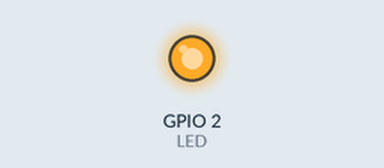
Recording of a sketch running on a simulated ESP8266 (NodeMCU). Shown: output pins drawn as LEDs (lit = HIGH). WiFi joins after 1.5 s; servers stay silent unless stated; network time is answered at once with the bench clock; uploads are accepted with an empty reply; the local clock reads 2024-03-15 10:24:30 at power-on unless the sketch sets it; what the sketch prints to the serial monitor is not drawn.

Above: at 32.5 s.
At 37.5 s:
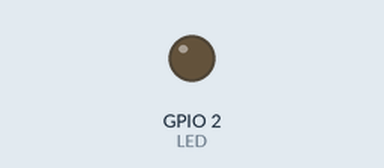
Timing chart, 0 to 43.0 s (numbered marks = the images above):
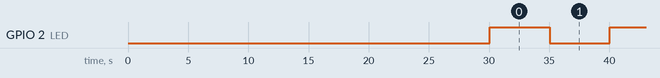

The sketch:

esp8266.ino
```cpp
#include <ESP8266WiFi.h>
#include <ESP8266HTTPClient.h>
#include <NTPClient.h>
#include <WiFiUdp.h>
#include <ArduinoJson.h>
//test upload
// Wi-Fi credentials
#define SSID "Kokom Komariah"
#define PASSWORD "19122008"
#define LED 2

// Supabase credentials
#define supabaseUrl "Isi dengan URL Supabase"
#define supabaseKey "Isi dengan SupabaseKey"
#define tableName "Isi Tabel Makan"
#define tableName2 "Isi Tabel Sensor"

WiFiUDP ntpUDP;
NTPClient timeClient(ntpUDP, "pool.ntp.org", 25200, 60000);

float temp_data = 0;
float ph_data = 0;
float sem_ph = 0;
float sem_temp = 0;
bool firstOn = true;
bool sekaliAj = false;
String jadwal = "";

unsigned long previousMillisGetData = 0;
unsigned long previousMillisGetWaktu = 0;
unsigned long previousMillisGetUno = 0;
unsigned long previousMillisTransferData = 0;
unsigned long previousMillisBlink = 0;

int lastMinutes = 100;

unsigned long lastReconnectAttempt = 0;

const long intervalGetData = 60000;             // 1 menit
const long intervalGetWaktu = 10000;            // 10 detik
const long intervalGetUno = 60000;              // 1 menit
const long intervalTransferData = 60000;        // 1 menit
const long intervalBlink = 5000;                // 5 detik
const unsigned long reconnectInterval = 10000;  // 10 detik


void setup() {
  Serial.begin(115200);
  pinMode(LED, OUTPUT);

  WiFi.begin(SSID, PASSWORD);
  while (WiFi.status() != WL_CONNECTED) {
    delay(1000);
    Serial.print(".");
  }
  Serial.println("\nConnected to WiFi\n");
  timeClient.begin();
  syncToZeroSecond();
}

void loop() {
  unsigned long currentMillis = millis();


  if (WiFi.status() != WL_CONNECTED) {
    unsigned long now = millis();
    if (now - lastReconnectAttempt >= reconnectInterval) {
      Serial.println("WiFi terputus! Mencoba reconnect...");
      WiFi.disconnect();
      WiFi.begin(SSID, PASSWORD);
      lastReconnectAttempt = now;
    }
    return;
  }

  if (currentMillis - previousMillisGetWaktu >= intervalGetWaktu) {
    previousMillisGetWaktu = currentMillis;
    waktu();
  }
  if (currentMillis - previousMillisGetData >= intervalGetData) {
    previousMillisGetData = currentMillis;
    getData();
  }

  if (currentMillis - previousMillisGetUno >= intervalGetUno) {
    previousMillisGetUno = currentMillis;
    getUno();
  }

  if ((currentMillis - previousMillisTransferData >= intervalTransferData ) && currentMillis > 120000) {
    previousMillisTransferData = currentMillis;
    transferData();
  }

  if (currentMillis - previousMillisBlink >= intervalBlink) {
    previousMillisBlink = currentMillis;
    digitalWrite(LED, !digitalRead(LED));
      // Toggle LED
  }
}

void syncToZeroSecond() {
  timeClient.update();
  int seconds = timeClient.getSeconds();
  while (seconds != 58) {
    delay(100);
    timeClient.update();
    seconds = timeClient.getSeconds();
  }
  Serial.println("START");
  delay(2000);
}


void waktu() {
  if (WiFi.status() != WL_CONNECTED) return;
  timeClient.update();

  int currentHour = timeClient.getHours();
  int currentMinute = timeClient.getMinutes();

  if (lastMinutes == currentMinute + 2) {
    lastMinutes = 100;  // Reset lastExecutedTimeStr setiap hari
  }

  StaticJsonDocument<1024> doc;
  DeserializationError error = deserializeJson(doc, jadwal);
  for (JsonObject obj : doc.as<JsonArray>()) {
    String timeStr = obj["time"].as<String>();
    String volume = obj["volume"].as<String>();

    int jamUTC = timeStr.substring(11, 13).toInt();
    int menit = timeStr.substring(14, 16).toInt();
    int jamWIB = (jamUTC + 7) % 24;

    if (jamWIB == currentHour && menit == currentMinute) {
      // Jika belum pernah dijalankan untuk jadwal ini
      if (lastMinutes != currentMinute) {
        Serial.println(volume);  // Kirim ke Arduino
        lastMinutes = currentMinute;
      }
      return;
    }
  }
  Serial.println("Belum");
}

void getUno() {
  String air = "";
  unsigned long start = millis();
  while (Serial.available() > 0) {
    char c = Serial.read();
    air += c;

    // biar gak terlalu lama
    if (millis() - start > 1000) break;
  }

  if (air.length() == 0) return;

  sscanf(air.c_str(), "pH:%f\nSuhu:%f", &sem_ph, &sem_temp);
}


void getData() {
  if (WiFi.status() != WL_CONNECTED) return;
  WiFiClientSecure client;
  client.setInsecure();
  HTTPClient http;
  String endpoint = String(supabaseUrl) + "/rest/v1/" + tableName + "?select=time,volume";
  http.begin(client, endpoint);
  http.addHeader("apikey", supabaseKey);
  http.addHeader("Authorization", "Bearer " + String(supabaseKey));

  int httpResponseCode = http.GET();
  if (httpResponseCode > 0) {
    jadwal = http.getString();
  }
  http.end();
}

void transferData() {
  if (WiFi.status() != WL_CONNECTED) return;
  if (sem_ph > 0 || sem_temp > 0) {
    ph_data = sem_ph;
    temp_data = sem_temp;
  }
  WiFiClientSecure client;
  client.setInsecure();
  HTTPClient http;
  String serverName = String(supabaseUrl) + "/rest/v1/" + tableName2;
  http.begin(client, serverName);

  http.addHeader("apikey", supabaseKey);
  http.addHeader("Authorization", "Bearer " + String(supabaseKey));
  http.addHeader("Content-Type", "application/json");
  http.addHeader("Prefer", "return=minimal");

  StaticJsonDocument<200> jsonDoc;
  jsonDoc["temp_data"] = temp_data;
  jsonDoc["ph_data"] = ph_data;

  String requestBody;
  serializeJson(jsonDoc, requestBody);

  http.POST(requestBody);
  http.end();
}
```

Measured:
- by itself, GPIO 2 (LED): alternates HIGH for 5.0 s and LOW for 5.0 s
